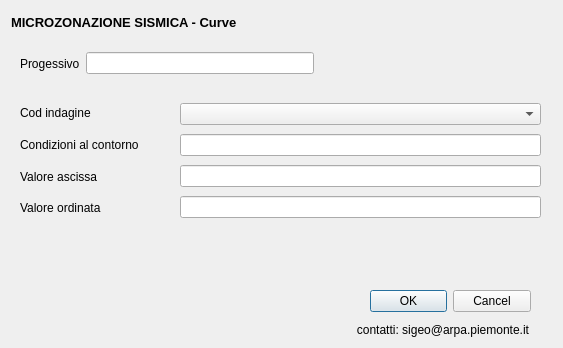
<?xml version="1.0" encoding="UTF-8"?>
<ui version="4.0">
 <class>Dialog</class>
 <widget class="QDialog" name="Dialog">
  <property name="geometry">
   <rect>
    <x>0</x>
    <y>0</y>
    <width>563</width>
    <height>348</height>
   </rect>
  </property>
  <property name="minimumSize">
   <size>
    <width>563</width>
    <height>348</height>
   </size>
  </property>
  <property name="font">
   <font>
    <family>Arial</family>
    <italic>false</italic>
   </font>
  </property>
  <property name="windowTitle">
   <string>Curve</string>
  </property>
  <widget class="QDialogButtonBox" name="buttonBox">
   <property name="geometry">
    <rect>
     <x>370</x>
     <y>285</y>
     <width>161</width>
     <height>32</height>
    </rect>
   </property>
   <property name="orientation">
    <enum>Qt::Horizontal</enum>
   </property>
   <property name="standardButtons">
    <set>QDialogButtonBox::Cancel|QDialogButtonBox::Ok</set>
   </property>
  </widget>
  <widget class="QLabel" name="label_10">
   <property name="geometry">
    <rect>
     <x>20</x>
     <y>290</y>
     <width>91</width>
     <height>41</height>
    </rect>
   </property>
   <property name="text">
    <string/>
   </property>
   <property name="pixmap">
    <pixmap>resources/arpa.gif</pixmap>
   </property>
  </widget>
  <widget class="QLabel" name="label_16">
   <property name="geometry">
    <rect>
     <x>130</x>
     <y>290</y>
     <width>131</width>
     <height>41</height>
    </rect>
   </property>
   <property name="text">
    <string/>
   </property>
   <property name="pixmap">
    <pixmap>resources/rp.gif</pixmap>
   </property>
  </widget>
  <widget class="QLabel" name="label_17">
   <property name="geometry">
    <rect>
     <x>338</x>
     <y>320</y>
     <width>191</width>
     <height>20</height>
    </rect>
   </property>
   <property name="text">
    <string>contatti: sigeo@arpa.piemonte.it</string>
   </property>
   <property name="alignment">
    <set>Qt::AlignRight|Qt::AlignTrailing|Qt::AlignVCenter</set>
   </property>
  </widget>
  <widget class="QWidget" name="layoutWidget">
   <property name="geometry">
    <rect>
     <x>11</x>
     <y>11</y>
     <width>531</width>
     <height>22</height>
    </rect>
   </property>
   <layout class="QHBoxLayout" name="horizontalLayout">
    <item>
     <widget class="QLabel" name="label_6">
      <property name="font">
       <font>
        <pointsize>10</pointsize>
        <weight>75</weight>
        <bold>true</bold>
       </font>
      </property>
      <property name="text">
       <string>MICROZONAZIONE SISMICA - Curve</string>
      </property>
     </widget>
    </item>
    <item>
     <spacer name="horizontalSpacer">
      <property name="orientation">
       <enum>Qt::Horizontal</enum>
      </property>
      <property name="sizeHint" stdset="0">
       <size>
        <width>40</width>
        <height>20</height>
       </size>
      </property>
     </spacer>
    </item>
   </layout>
  </widget>
  <widget class="QWidget" name="layoutWidget">
   <property name="geometry">
    <rect>
     <x>20</x>
     <y>50</y>
     <width>521</width>
     <height>27</height>
    </rect>
   </property>
   <layout class="QHBoxLayout" name="horizontalLayout_2">
    <item>
     <widget class="QLabel" name="label_3">
      <property name="toolTip">
       <string/>
      </property>
      <property name="statusTip">
       <string/>
      </property>
      <property name="whatsThis">
       <string/>
      </property>
      <property name="text">
       <string>Progessivo</string>
      </property>
     </widget>
    </item>
    <item>
     <widget class="QLineEdit" name="pkey_curve">
      <property name="toolTip">
       <string extracomment="pippo"/>
      </property>
      <property name="whatsThis">
       <string/>
      </property>
     </widget>
    </item>
    <item>
     <spacer name="horizontalSpacer_2">
      <property name="orientation">
       <enum>Qt::Horizontal</enum>
      </property>
      <property name="sizeHint" stdset="0">
       <size>
        <width>40</width>
        <height>20</height>
       </size>
      </property>
     </spacer>
    </item>
   </layout>
  </widget>
  <widget class="QWidget" name="layoutWidget">
   <property name="geometry">
    <rect>
     <x>20</x>
     <y>100</y>
     <width>141</width>
     <height>121</height>
    </rect>
   </property>
   <layout class="QVBoxLayout" name="verticalLayout_3">
    <item>
     <widget class="QLabel" name="label_4">
      <property name="text">
       <string>Cod indagine</string>
      </property>
     </widget>
    </item>
    <item>
     <widget class="QLabel" name="lblValore">
      <property name="enabled">
       <bool>true</bool>
      </property>
      <property name="text">
       <string>Condizioni al contorno</string>
      </property>
     </widget>
    </item>
    <item>
     <widget class="QLabel" name="data_ind_2">
      <property name="enabled">
       <bool>true</bool>
      </property>
      <property name="text">
       <string>Valore ascissa</string>
      </property>
     </widget>
    </item>
    <item>
     <widget class="QLabel" name="data_ind_4">
      <property name="enabled">
       <bool>true</bool>
      </property>
      <property name="text">
       <string>Valore ordinata</string>
      </property>
     </widget>
    </item>
   </layout>
  </widget>
  <widget class="QWidget" name="layoutWidget">
   <property name="geometry">
    <rect>
     <x>180</x>
     <y>100</y>
     <width>361</width>
     <height>121</height>
    </rect>
   </property>
   <layout class="QVBoxLayout" name="verticalLayout">
    <item>
     <widget class="QComboBox" name="pkey_parpu"/>
    </item>
    <item>
     <widget class="QLineEdit" name="cond_curve">
      <property name="alignment">
       <set>Qt::AlignRight|Qt::AlignTrailing|Qt::AlignVCenter</set>
      </property>
     </widget>
    </item>
    <item>
     <widget class="QLineEdit" name="varx">
      <property name="alignment">
       <set>Qt::AlignRight|Qt::AlignTrailing|Qt::AlignVCenter</set>
      </property>
     </widget>
    </item>
    <item>
     <widget class="QLineEdit" name="vary">
      <property name="alignment">
       <set>Qt::AlignRight|Qt::AlignTrailing|Qt::AlignVCenter</set>
      </property>
     </widget>
    </item>
   </layout>
  </widget>
  <zorder>layoutWidget</zorder>
  <zorder>buttonBox</zorder>
  <zorder>label_10</zorder>
  <zorder>label_16</zorder>
  <zorder>label_17</zorder>
  <zorder>label_3</zorder>
  <zorder>layoutWidget</zorder>
  <zorder>layoutWidget</zorder>
  <zorder>layoutWidget</zorder>
 </widget>
 <resources/>
 <connections>
  <connection>
   <sender>buttonBox</sender>
   <signal>accepted()</signal>
   <receiver>Dialog</receiver>
   <slot>accept()</slot>
   <hints>
    <hint type="sourcelabel">
     <x>248</x>
     <y>254</y>
    </hint>
    <hint type="destinationlabel">
     <x>157</x>
     <y>274</y>
    </hint>
   </hints>
  </connection>
  <connection>
   <sender>buttonBox</sender>
   <signal>rejected()</signal>
   <receiver>Dialog</receiver>
   <slot>reject()</slot>
   <hints>
    <hint type="sourcelabel">
     <x>316</x>
     <y>260</y>
    </hint>
    <hint type="destinationlabel">
     <x>286</x>
     <y>274</y>
    </hint>
   </hints>
  </connection>
 </connections>
</ui>
